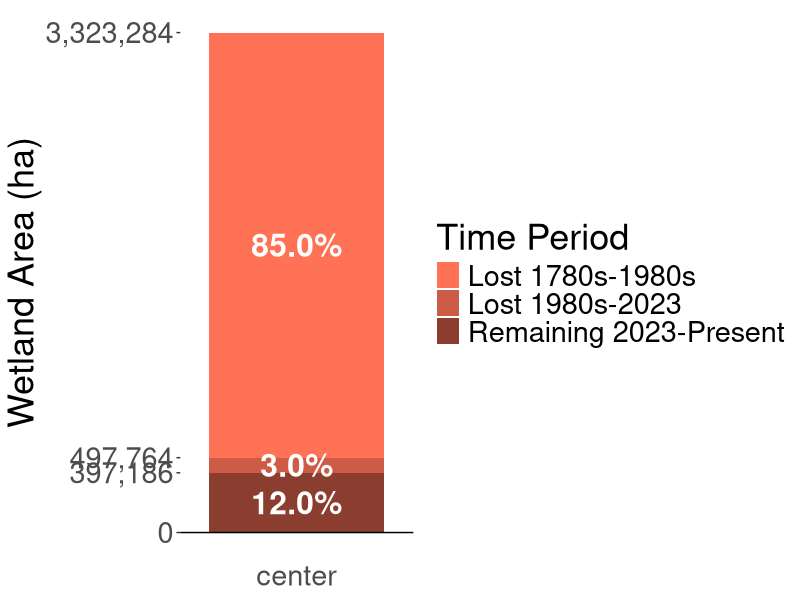
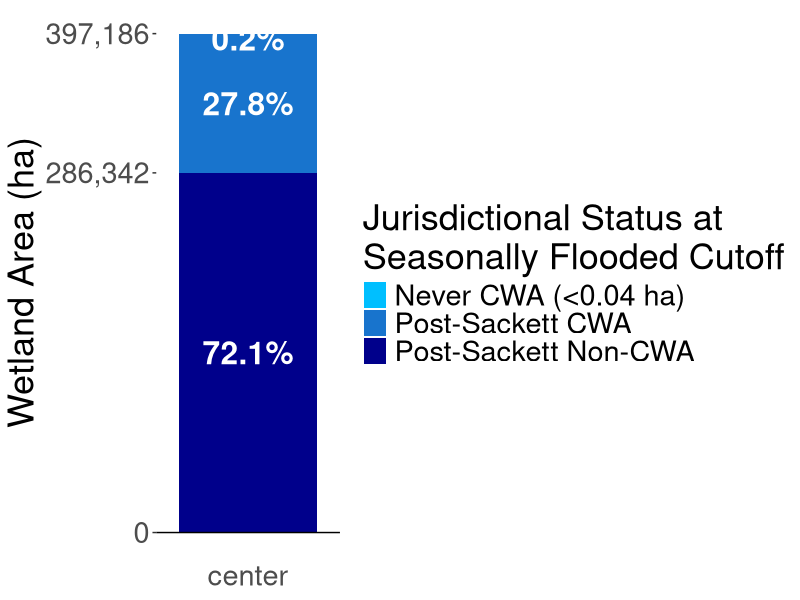
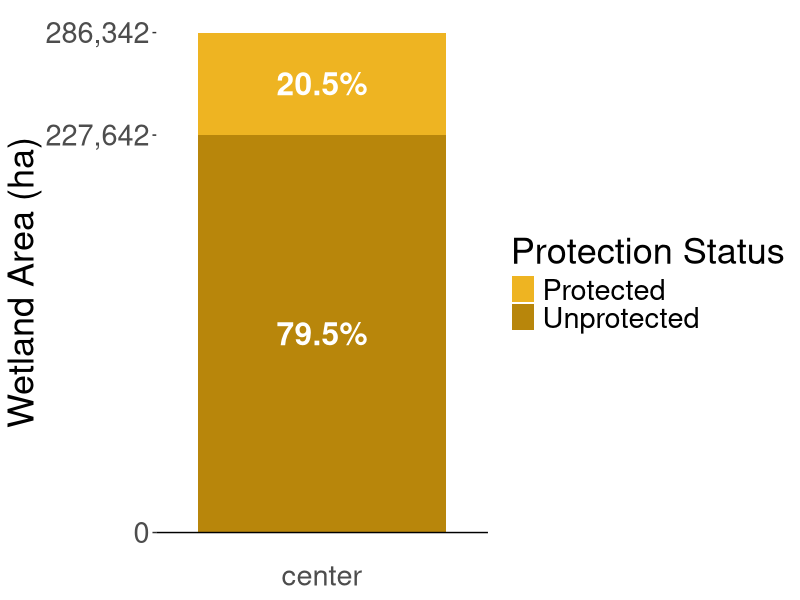
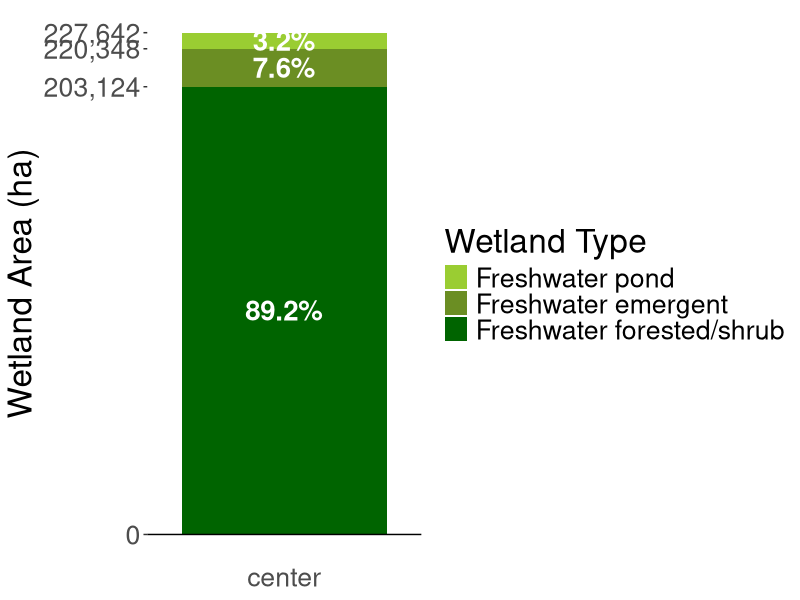
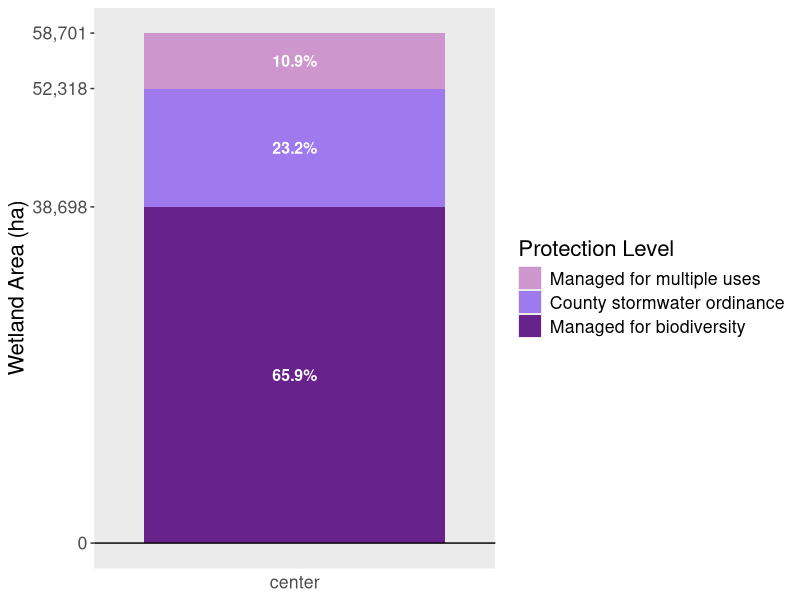

R code for these plots, in order:
path_to_gitrepo = "C:/Users/Chels/OneDrive - University of Illinois - Urbana/Illinois Wetlands Risk Assessment/Public-Repo"

library(ggplot2)
library(patchwork)

# read in excel file
setwd(path_to_gitrepo)
sum.area.df = read.csv("Summary_Figures/Figure8_AreaSummary.csv")

# remove extra rows
sum.area.df = data.frame(sum.area.df[1:3,])
colnames(sum.area.df) = rep(c("label","area"),6)

# make sep dataframes
hist.df = sum.area.df[1:3,3:4]; hist.df$group = "Historical loss"
cwa.df = sum.area.df[1:3,5:6]; cwa.df$group = "CWA coverage"
pro.df = sum.area.df[1:2,7:8]; pro.df$group = "Protection status"
veg.df = sum.area.df[1:3,9:10]; veg.df$group = "Unprotected vegetation types"
type.df = sum.area.df[1:3,11:12]; type.df$group = "Protection level"

# stack dataframe
df.stack = rbind(hist.df, cwa.df, pro.df, veg.df, type.df)

# for each group, calculate the percentage of the total
groups = c("Historical loss","CWA coverage","Protection status",
           "Unprotected vegetation types","Protection level")
n.g = length(groups)
df.stack$percent = rep(0, nrow(df.stack))
df.stack$area.pos = rep(0, nrow(df.stack))
for (i in 1:n.g) {
  grp.ind = which(df.stack$group == groups[i])
  grp.df = df.stack[grp.ind,]
  df.stack[grp.ind,"percent"] = grp.df$area/sum(grp.df$area)*100 
  n.a = nrow(grp.df)
  rev.area = cumsum(rev(grp.df$area))
  df.stack[grp.ind,"area.pos"] = rev(c(0,rev.area[1:(n.a-1)]) + 0.5*(rev.area-c(0,rev.area[1:(n.a-1)])))
}

# format percent
df.stack$percent.format = rep(0, nrow(df.stack))
for (i in 1:nrow(df.stack)) {
  df.stack$percent.format[i] = paste(sprintf("%.1f", df.stack$percent[i]),"%",sep="")
}
df.stack$x = rep("center", nrow(df.stack))

# historical loss
p.hist = ggplot(df.stack[which(df.stack$group == "Historical loss"),],
                 aes(x=x, y=area, fill=label)) +
                 geom_bar(position="stack",stat="identity") +
                 geom_text(aes(x=x, y=area.pos, label=percent.format), 
                           color="white", size=8, fontface="bold") +
                 labs(x="",y="Area ") + 
                 geom_hline(yintercept=0,color="black") +
                 scale_y_continuous(name="Wetland Area (ha)",
                                    labels=scales::comma,
                                    breaks=c(0,397186,497764,3323284),
                                    limits = c(0,3323284)) +
                 guides(fill=guide_legend(title="Time Period")) + 
                 theme(axis.ticks.x=element_blank(),
                       axis.title.x=element_blank(), 
                       text = element_text(size=26),
                       panel.grid = element_blank(),
                       panel.background = element_rect(fill = "white")) +
                 scale_fill_manual(values=c("coral1","coral3","coral4"))
ggsave("Summary_Figures/HistoricalLoss.png", plot = p.hist, 
       width=21.5, height=36, units="cm",dpi=1000) 

cwa.labels = df.stack[which(df.stack$group == "CWA coverage"),"label"]
df.cwa = df.stack[which(df.stack$group == "CWA coverage"),]
df.cwa$area.pos[1] = df.cwa$area.pos[1]-3900
p.cwa=ggplot(df.cwa,
        aes(x=x, y=area, 
            fill=factor(label, level=cwa.labels))) +
        geom_bar(position="stack",stat="identity") +
        geom_text(aes(x=x, y=area.pos, label=percent.format), 
                  color="white", size=8, fontface="bold") +
        geom_hline(yintercept=0,color="black") +
        scale_y_continuous(name="Wetland Area (ha)",
                           labels=scales::comma,
                           breaks=c(0,286342,397186),
                           limits = c(0,398000)) +
        guides(fill=guide_legend(title="Jurisdictional Status at\nSeasonally Flooded Cutoff")) + 
        theme(axis.ticks.x=element_blank(),
              axis.title.x=element_blank(), 
              text = element_text(size=26),
              panel.grid = element_blank(),
              panel.background = element_rect(fill = "white")) +
        scale_fill_manual(values=c("deepskyblue","dodgerblue3","blue4"))
ggsave("Summary_Figures/CWACoverage.png", plot = p.cwa, 
       width=22.75, height=36, units="cm",dpi=1000) 

pro.labels = df.stack[which(df.stack$group == "Protection status"),"label"]
p.pro = ggplot(df.stack[which(df.stack$group == "Protection status"),],
              aes(x=x, y=area, 
                  fill=factor(label, level=pro.labels))) +
              geom_bar(position="stack",stat="identity") +
              geom_text(aes(x=x, y=area.pos, label=percent.format), 
                        color="white", size=8, fontface="bold") +
              geom_hline(yintercept=0,color="black") +
              scale_y_continuous(name="Wetland Area (ha)",
                                 labels=scales::comma,
                                 breaks=c(0,227642,286342),
                                 limits = c(0,286342)) +
              guides(fill=guide_legend(title="Protection Status")) + 
              theme(axis.ticks.x=element_blank(),
                    axis.title.x=element_blank(), 
                    text = element_text(size=26),
                    panel.grid = element_blank(),
                    panel.background = element_rect(fill = "white")) +
              scale_fill_manual(values=c("goldenrod2","darkgoldenrod"))
ggsave("Summary_Figures/ProtectionStatus.png", plot = p.pro, 
       width = 19.25, height = 36, units="cm",dpi=1000) 

veg.labels = df.stack[which(df.stack$group == "Unprotected vegetation types"),"label"]
p.veg = ggplot(df.stack[which(df.stack$group == "Unprotected vegetation types"),],
               aes(x=x, y=area, 
                   fill=factor(label, level=veg.labels))) +
                geom_bar(position="stack",stat="identity") +
                geom_text(aes(x=x, y=area.pos, label=percent.format), 
                          color="white", size=7, fontface="bold") +
                geom_hline(yintercept=0,color="black") +
                scale_y_continuous(name="Wetland Area (ha)",
                                   labels=scales::comma,
                                   breaks=c(0,203124,220348,227642),
                                   limits = c(0,227642)) +
                guides(fill=guide_legend(title="Wetland Type")) + 
                theme(axis.ticks.x=element_blank(),
                      axis.title.x=element_blank(), 
                      text = element_text(size=24),
                      panel.grid = element_blank(),
                      panel.background = element_rect(fill = "white")) +
                scale_fill_manual(values=c("olivedrab3","olivedrab","darkgreen"))
ggsave("Summary_Figures/VegetationTypes.png", plot = p.veg, 
       width = 20, height = 30, units="cm",dpi=1000)

lev.labels = df.stack[which(df.stack$group == "Protection level"),"label"]
p.lev = ggplot(df.stack[which(df.stack$group == "Protection level"),],
               aes(x=x, y=area, 
                   fill=factor(label, level=lev.labels))) +
                geom_bar(position="stack",stat="identity") +
                geom_text(aes(x=x, y=area.pos, label=percent.format), 
                          color="white", size=4, fontface="bold") +
                geom_hline(yintercept=0,color="black") +
                scale_y_continuous(name="Wetland Area (ha)",
                                   labels=scales::comma,
                                   breaks=c(0,38698,52318,58701),
                                   limits = c(0,58701)) +
                guides(fill=guide_legend(title="Protection Level")) + 
                theme(axis.ticks.x=element_blank(),
                      axis.title.x=element_blank(), 
                      text = element_text(size=16),
                      panel.grid = element_blank(),
                      panel.b.ackground = element_rect(fill = "white")) +
                scale_fill_manual(values=c("plum3","mediumpurple2","darkorchid4"))
ggsave("Summary_Figures/ProtectionLevels.png", plot = p.lev, 
       width = 14, height = 8, units="cm",dpi=1000)









